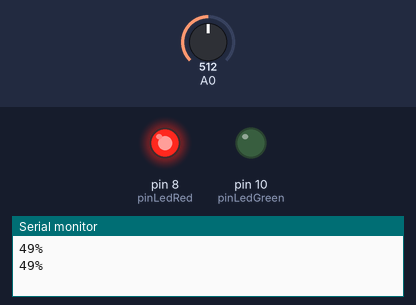
The sketch below on a simulated Arduino Uno, built with avr-gcc and run on an emulated ATmega328P. Parts: output pins drawn as LEDs (lit = HIGH), the last lines printed to the serial monitor. The inputs (shaded band) are chosen by the test bench; at power-on: A0 = 512.

Above: at 5.8 s.
5.9 s: A0 set to 311
11.9 s: A0 set to 280
At 15.4 s:
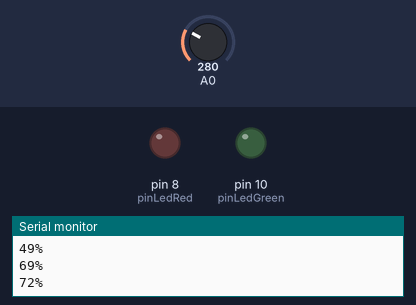
17.9 s: A0 set to 306
At 20.4 s:
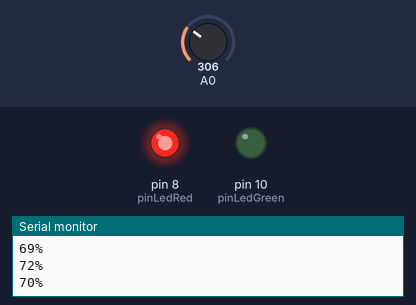
23.9 s: A0 set to 122
At 25.4 s:
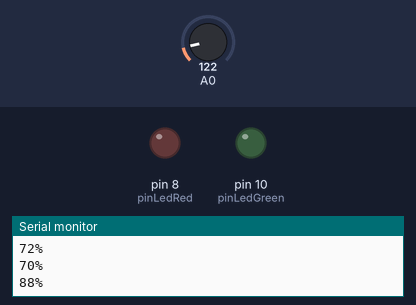
Timing chart, 0 to 26.9 s (numbered marks = the images above; inputs shaded):
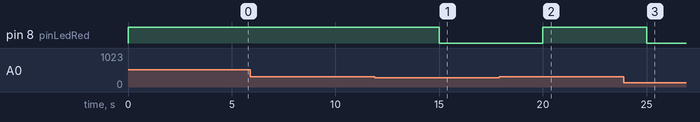

The sketch:

garden.ino
```cpp
int humidity;

#define pinLedGreen 10
#define pinLedRed 8

void setup() {
  Serial.begin(9600);
  pinMode(pinLedGreen, OUTPUT);
  pinMode(pinLedRed, OUTPUT);

}

void loop() {
  humidity = analogRead(A0);
  int percent = map(humidity, 1023, 0, 0, 100);

  Serial.print(percent);
  Serial.println("%");
  if (percent <= 70)
  {
    digitalWrite(pinLedRed, HIGH);
    //digitalWrite(pinLedGreen, LOW);
  }
  else
  {
    digitalWrite(pinLedRed, LOW);
    //digitalWrite(pinLedGreen, HIGH);
  }
  delay(5000);

}
```

Measured:
- the behaviour switches between 297 and 296 on A0 (found by bisection; images 0 and 1)
- after the input at 11.9 s, pin 8 (pinLedRed): HIGH → LOW after 3.1 s
- after the input at 17.9 s, pin 8 (pinLedRed): LOW → HIGH after 2.1 s
- after the input at 23.9 s, pin 8 (pinLedRed): HIGH → LOW after 1.1 s
